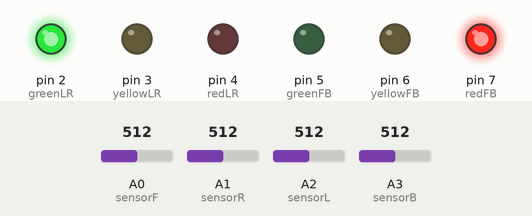
Recording of a sketch running on a simulated Arduino Uno, built with avr-gcc and run on an emulated ATmega328P. Parts: output pins drawn as LEDs (lit = HIGH). The test bench sets the inputs (shaded band); at power-on: A0 (sensorF) = 512, A1 (sensorR) = 512, A2 (sensorL) = 512, A3 (sensorB) = 512.

Above: at 5.8 s.
5.9 s: A0 (sensorF) set to 311
7.4 s: A0 (sensorF) set to 286
At 7.7 s:
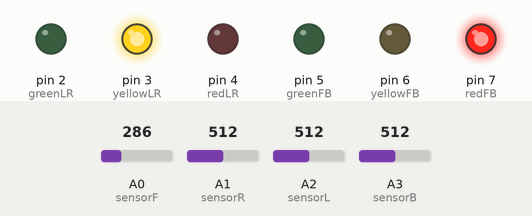
At 10.4 s:
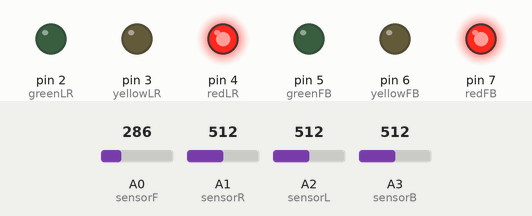
Timing chart, 0 to 12.9 s (numbered marks = the images above; inputs shaded):
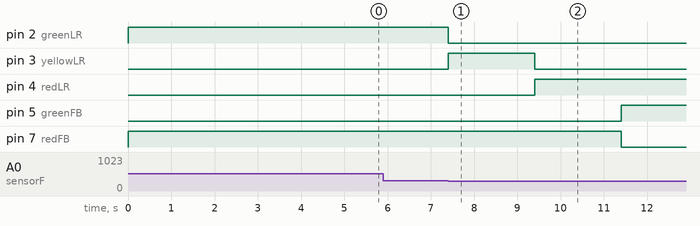

The sketch:

streetsensors.ino
```cpp
/*
Author: Tejas Wilkhoo
Date: 5/29/19
Description: Making a green LED stay on for five seconds,
yellow for two seconds, and red for the rest of the time until that side becomes
green once again, all while sensing cars (The light won't become red if there aren't
any cars on the other side), and the front side is towards the tree
*/

int greenLR = 2; //Set the Green Left and Right LEDs to digital port 2
int yellowLR = 3; //Set the Yellow Left and Right LEDs to digital port 3
int redLR = 4; //Set the Green Left and Right LEDs to digital port 4
int greenFB = 5; //Set the Green Front and Back LEDs to digital port 5
int yellowFB = 6; //Set the Yellow Front and Back LEDs to digital port 6
int redFB = 7; //Set the Red Front and Back LEDs to digital port 7
int sensorF = A0; //Set the Front Car sensor to analog port A0
int sensorR = A1; //Set the Right Car sensor to analog port A1
int sensorL = A2; //Set the Left Car sensor to analog port A2
int sensorB = A3; //Set the Back Car sensor to analog port A3

void setup()
{
Serial.begin(9600); //Open the serial monitor (if we need to track any values)
pinMode(redFB, OUTPUT); //Set the Red Front and Back LED as an output
pinMode(yellowFB, OUTPUT); //Set the Yellow Front and Back LED as an output
pinMode(greenFB, OUTPUT); //Set the Green Front and Back LED as an output
pinMode(redLR, OUTPUT); //Set the Red Left and Right LED as an output
pinMode(yellowLR, OUTPUT); //Set the Yellow Left and Right LED as an output
pinMode(greenLR, OUTPUT); //Set the Green Left and Right LED as an output
}
void loop()
{
digitalWrite(redFB, HIGH); //Make the Red Front and Back LEDS on
digitalWrite(greenLR, HIGH); //Make the Green Left and Right LEDS on
delay(5000); //Stay like this for five seconds before proceding
while((analogRead(sensorF)>=300) && (analogRead(sensorB)>=300)) //If the sensors don't sense cars on the other side, stay green
{
delay(1); //Stay green
} //Continue with the code only when there is a car on the other side
digitalWrite(greenLR, LOW); //Make the Green Left and Right LEDS off
digitalWrite(yellowLR, HIGH); //Make the Yellow Left and Right LEDS on
delay(2000); //Stay like this for two seconds before proceding
digitalWrite(yellowLR, LOW); //Make the Yellow Left and Right LEDS off
digitalWrite(redLR, HIGH); //Make the Red Left and Right LEDS on
delay(2000); //Stay like this for two seconds before proceding
digitalWrite(redFB, LOW); //Make the Red Front and Back LEDS off
digitalWrite(greenFB, HIGH); //Make the Green Front and Back LEDS on
delay(5000); //Stay like this for five seconds before proceding

while((analogRead(sensorL)>=300) && (analogRead(sensorR)>=300)) //If the sensors don't sense cars on the other side, stay green
{
delay(1); //Stay green
} //Continue with the code only when there is a car on the other side
digitalWrite(greenFB, LOW); //Make the Green Front and Back LEDS off
digitalWrite(yellowFB, HIGH); //Make the Yellow Front and Back LEDS on
delay(2000); //Stay like this for two seconds before proceding
digitalWrite(yellowFB, LOW); //Make the Yellow Front and Back LEDS off
digitalWrite(redFB, HIGH); //Make the Red Front and Back LEDS on
delay(2000); //Stay like this for two seconds before proceding
digitalWrite(redLR, LOW); //Make the Red Left and Right LEDS off (if they are on at the end of the loop)
} //Repeat Forever
```

streetsensors.cpp
```cpp
/*
Author: Tejas Wilkhoo
Date: 5/29/19
Description: Making a green LED stay on for five seconds,
yellow for two seconds, and red for the rest of the time until that side becomes
green once again, all while sensing cars (The light won't become red if there aren't
any cars on the other side), and the front side is towards the tree
*/

int greenLR = 2; //Set the Green Left and Right LEDs to digital port 2
int yellowLR = 3; //Set the Yellow Left and Right LEDs to digital port 3
int redLR = 4; //Set the Green Left and Right LEDs to digital port 4
int greenFB = 5; //Set the Green Front and Back LEDs to digital port 5
int yellowFB = 6; //Set the Yellow Front and Back LEDs to digital port 6
int redFB = 7; //Set the Red Front and Back LEDs to digital port 7
int sensorF = A0; //Set the Front Car sensor to analog port A0
int sensorR = A1; //Set the Right Car sensor to analog port A1
int sensorL = A2; //Set the Left Car sensor to analog port A2
int sensorB = A3; //Set the Back Car sensor to analog port A3

void setup()
{
Serial.begin(9600); //Open the serial monitor (if we need to track any values)
pinMode(redFB, OUTPUT); //Set the Red Front and Back LED as an output
pinMode(yellowFB, OUTPUT); //Set the Yellow Front and Back LED as an output
pinMode(greenFB, OUTPUT); //Set the Green Front and Back LED as an output
pinMode(redLR, OUTPUT); //Set the Red Left and Right LED as an output
pinMode(yellowLR, OUTPUT); //Set the Yellow Left and Right LED as an output
pinMode(greenLR, OUTPUT); //Set the Green Left and Right LED as an output
}
void loop()
{
digitalWrite(redFB, HIGH); //Make the Red Front and Back LEDS on
digitalWrite(greenLR, HIGH); //Make the Green Left and Right LEDS on
delay(5000); //Stay like this for five seconds before proceding
while((analogRead(sensorF)>=300) && (analogRead(sensorB)>=300)) //If the sensors don't sense cars on the other side, stay green
{
delay(1); //Stay green
} //Continue with the code only when there is a car on the other side
digitalWrite(greenLR, LOW); //Make the Green Left and Right LEDS off
digitalWrite(yellowLR, HIGH); //Make the Yellow Left and Right LEDS on
delay(2000); //Stay like this for two seconds before proceding
digitalWrite(yellowLR, LOW); //Make the Yellow Left and Right LEDS off
digitalWrite(redLR, HIGH); //Make the Red Left and Right LEDS on
delay(2000); //Stay like this for two seconds before proceding
digitalWrite(redFB, LOW); //Make the Red Front and Back LEDS off
digitalWrite(greenFB, HIGH); //Make the Green Front and Back LEDS on
delay(5000); //Stay like this for five seconds before proceding

while((analogRead(sensorL)>=300) && (analogRead(sensorR)>=300)) //If the sensors don't sense cars on the other side, stay green
{
delay(1); //Stay green
} //Continue with the code only when there is a car on the other side
digitalWrite(greenFB, LOW); //Make the Green Front and Back LEDS off
digitalWrite(yellowFB, HIGH); //Make the Yellow Front and Back LEDS on
delay(2000); //Stay like this for two seconds before proceding
digitalWrite(yellowFB, LOW); //Make the Yellow Front and Back LEDS off
digitalWrite(redFB, HIGH); //Make the Red Front and Back LEDS on
delay(2000); //Stay like this for two seconds before proceding
digitalWrite(redLR, LOW); //Make the Red Left and Right LEDS off (if they are on at the end of the loop)
} //Repeat Forever
```

Measured:
- the behaviour switches between 300 and 299 on A0 (sensorF) (found by bisection; images 0 and 1)
- after the input at 5.9 s, every drawn part: stays the same
- after the input at 7.4 s, pin 2 (greenLR): HIGH → LOW at once; pin 3 (yellowLR): LOW → HIGH at once, → LOW 2.0 s later; pin 4 (redLR): LOW → HIGH after 2.0 s; pin 5 (greenFB): LOW → HIGH after 4.0 s; pin 7 (redFB): HIGH → LOW after 4.0 s
